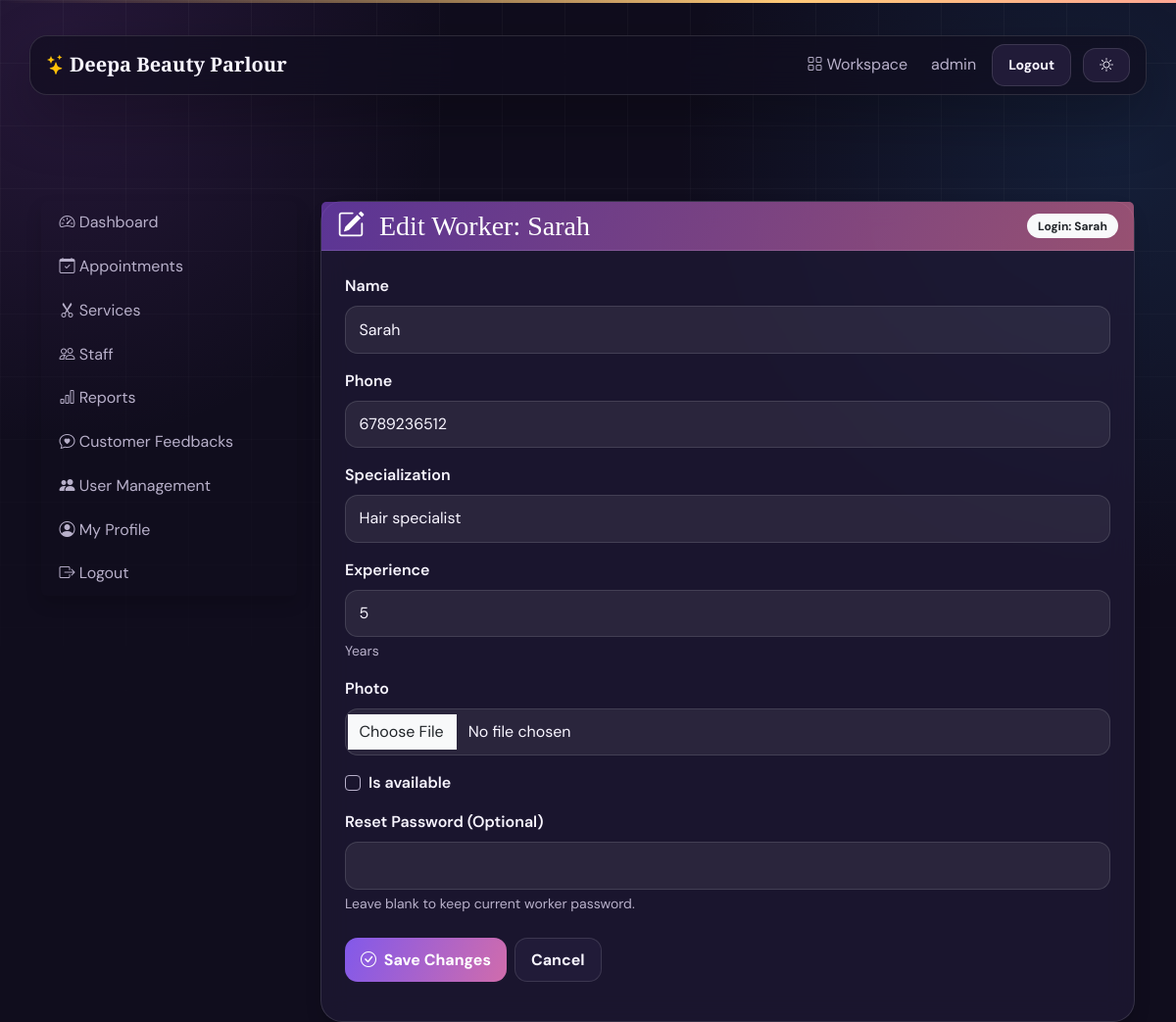
The app's page /owner/staff/1/edit/ (signed in) with its own data.
### accounts/models.py (models this page shows, shortened)
class User(AbstractUser):
    class Role(models.TextChoices):
        CUSTOMER = "CUSTOMER", "Customer"
        OWNER = "OWNER", "Salon Owner"
        STAFF = "STAFF", "Staff"
        SERVICE_MANAGER = "SERVICE_MANAGER", "Service Management"
        ADMIN = "ADMIN", "Admin"
    role = models.CharField(
        max_length=20,
        choices=Role.choices,
        default=Role.CUSTOMER
    )
    phone = models.CharField(max_length=15, blank=True)
    profile_image = models.ImageField(
        upload_to="profiles/",
        blank=True,
        null=True
    )
    created_at = models.DateTimeField(auto_now_add=True)

### salons/models.py (models this page shows, shortened)
class Staff(models.Model):
    user = models.OneToOneField(
        settings.AUTH_USER_MODEL,
        on_delete=models.SET_NULL,
        related_name="staff_profile",
        blank=True,
        null=True,
        help_text="Login account used by this staff member",
    )
    salon = models.ForeignKey(
        Salon,
        on_delete=models.CASCADE,
        related_name="staff_members"
    )
    name = models.CharField(max_length=100)
    phone = models.CharField(max_length=15)
    specialization = models.CharField(max_length=100)
    experience = models.PositiveIntegerField(
        help_text="Years"
    )
    photo = models.ImageField(
        upload_to="staff/",
        blank=True,
        null=True
    )
    is_available = models.BooleanField(default=True)

### owner/views.py (the view)
# urls.py: path("staff/<int:pk>/edit/", edit_staff, name="edit_staff"),
@owner_required
def edit_staff(request, pk):
    staff = get_object_or_404(scoped(request, Staff.objects.all()), pk=pk)
    from salons.forms import StaffEditForm
    form = StaffEditForm(request.POST or None, request.FILES or None, instance=staff)
    if request.method == "POST" and form.is_valid():
        form.save()
        messages.success(request, f"Worker '{staff.name}' details updated successfully.")
        return redirect("owner_staff")
    return render(request, "owner/edit_staff.html", {"form": form, "staff": staff})

### salons/forms.py (shortened to what this page needs)
class StaffEditForm(forms.ModelForm):
    new_password = forms.CharField(
        required=False,
        widget=forms.PasswordInput(attrs={"class": "form-control"}),
        help_text="Leave blank to keep current worker password.",
        label="Reset Password (Optional)"
    )
    class Meta:
        model = Staff
        fields = ["name", "phone", "specialization", "experience", "photo", "is_available"]
        widgets = {
            "name": forms.TextInput(attrs={"class": "form-control"}),
            "phone": forms.TextInput(attrs={"class": "form-control"}),
            "specialization": forms.TextInput(attrs={"class": "form-control"}),
            "experience": forms.NumberInput(attrs={"class": "form-control", "min": 0}),
            "photo": forms.FileInput(attrs={"class": "form-control", "accept": "image/*"}),
            "is_available": forms.CheckboxInput(attrs={"class": "form-check-input"}),
        }

### owner/views.py (called while the page is built, shortened)
def get_admin_salon(request):
    if hasattr(request.user, "salon"):
        return request.user.salon

def scoped(request, qs):
    salon = get_admin_salon(request)
    if salon and hasattr(qs.model, "salon"):
        return qs.filter(salon=salon)
    return qs

### templates/owner/edit_staff.html (shortened to what this page needs)
﻿{% extends "owner/base.html" %}
{% block owner_content %}
<div class="card shadow">
  <div class="card-header bg-primary text-white d-flex justify-content-between align-items-center">
    <h3 class="mb-0"><i class="bi bi-pencil-square me-2"></i> Edit Worker: {{ staff.name }}</h3>
    {% if staff.user %}
      <span class="badge bg-light text-dark">Login: {{ staff.user.username }}</span>
    {% endif %}
  </div>
  <div class="card-body p-4">
    <form method="post" enctype="multipart/form-data">
      {% for field in form %}
        <div class="mb-3">
          {% if field.field.widget.input_type == 'checkbox' %}
            <div class="form-check">
              {{ field }}
              <label class="form-check-label fw-semibold" for="{{ field.id_for_label }}">{{ field.label }}</label>
            </div>
          {% else %}
            <label class="form-label fw-semibold" for="{{ field.id_for_label }}">{{ field.label }}</label>
            {{ field }}
          {% endif %}
          {% if field.help_text %}
            <div class="form-text">{{ field.help_text }}</div>
          {% endif %}
        </div>
      {% endfor %}
      <div class="d-flex gap-2 mt-4">
        <button type="submit" class="btn btn-primary"><i class="bi bi-check-circle me-1"></i> Save Changes</button>
        <a href="{% url 'owner_staff' %}" class="btn btn-outline-secondary">Cancel</a>
      </div>
    </form>
  </div>
</div>
{% endblock %}

### templates/base.html (shortened to what this page needs)
<!doctype html>
<html lang="en" data-theme="dark"><head>
<link href="https://cdn.jsdelivr.net/npm/bootstrap@5.3.7/dist/css/bootstrap.min.css" rel="stylesheet"><link href="https://cdn.jsdelivr.net/npm/bootstrap-icons@1.11.3/font/bootstrap-icons.min.css" rel="stylesheet"><link href="https://unpkg.com/aos@2.3.4/dist/aos.css" rel="stylesheet">
</head>
<body><nav class="navbar navbar-expand-lg navbar-dark px-3"><a class="navbar-brand fw-bold" href="{% url 'home' %}"><i class="bi bi-stars me-1 text-warning"></i>Deepa Beauty Parlour</a><div class="collapse navbar-collapse" id="mainNav"><div class="navbar-nav ms-auto align-items-lg-center gap-lg-2">{% if user.is_authenticated %}<a class="nav-link" href="{% url 'dashboard' %}"><i class="bi bi-grid me-1"></i>Workspace</a><a class="nav-link" href="{% url 'profile' %}">{{ user.username }}</a><a href="{% url 'logout' %}" class="btn btn-outline-secondary btn-sm">Logout</a>{% else %}<a class="nav-link" href="{% url 'login' %}">Login</a><a href="{% url 'register' %}" class="btn btn-primary btn-sm">Get started</a>{% endif %}<button class="btn btn-outline-secondary btn-sm ms-lg-1" id="themeToggle" type="button" aria-label="Toggle colour theme"><i class="bi bi-sun"></i></button></div></div></nav><main class="container main-shell"><div data-aos="fade-up" data-aos-duration="550">{% block content %}{% endblock %}</div></main></body></html>

### templates/base.html (style rules this page uses)
:root { --bg:#100d1d;--bg-soft:#18142a;--surface:rgba(31,25,53,.72);--surface-solid:#211b38;--ink:#f8f5ff;--muted:#b8b0ca;--line:rgba(255,255,255,.12);--primary:#ab75ff;--gold:#ffc978;--pink:#ff86ae;--shadow:0 22px 60px rgba(0,0,0,.28) }
* { box-sizing:border-box }
html { scroll-behavior:smooth }
body { min-height:100vh;background:radial-gradient(circle at 5% 5%,#703b963d,transparent 25rem),radial-gradient(circle at 95% 15%,#286cae30,transparent 28rem),var(--bg);color:var(--ink);font-family:"DM Sans",sans-serif;overflow-x:hidden }
body:before { content:"";position:fixed;inset:0;pointer-events:none;opacity:.3;background-image:linear-gradient(var(--line) 1px,transparent 1px),linear-gradient(90deg,var(--line) 1px,transparent 1px);background-size:64px 64px;mask-image:linear-gradient(to bottom,#000,transparent 80%) }
.navbar { background:rgba(17,13,31,.7)!important;backdrop-filter:blur(18px);border:1px solid var(--line);border-radius:18px;margin:12px auto;width:min(1140px,calc(100% - 24px));box-shadow:var(--shadow) }
.navbar-brand,.page-title,h1,h2,h3 { font-family:"Playfair Display",serif }
.navbar-brand { color:var(--ink)!important }
.nav-link { color:var(--muted)!important }
.main-shell { padding-top:6rem }
.card { background:var(--surface);border:1px solid var(--line);border-radius:22px;box-shadow:var(--shadow);color:var(--ink);backdrop-filter:blur(14px);transition:transform .25s ease,border-color .25s ease,box-shadow .25s ease }
.card-header { background:linear-gradient(110deg,#7d45c9aa,#d66d92aa)!important;border-bottom:1px solid var(--line)!important;color:white!important }
.text-muted,.form-text,small { color:var(--muted)!important }
.btn { border-radius:13px;padding:.62rem 1rem;font-weight:700;border:0;transition:.2s transform,.2s box-shadow;position:relative;overflow:hidden }
.btn-primary,.btn-success { background:linear-gradient(110deg,#8259ea,#d06cac)!important;color:white }
.btn-secondary,.btn-outline-secondary { background:var(--surface-solid);color:var(--ink);border:1px solid var(--line) }
.form-control,.form-select { background:rgba(255,255,255,.07);border:1px solid var(--line);border-radius:13px;color:var(--ink);padding:.7rem .85rem }
.form-check-input { background-color:transparent;border-color:var(--muted) }
.badge { border-radius:99px;padding:.42rem .7rem }

### records on screen
User: username "admin"
Staff: name "Sarah", user.username "Sarah", form "Sarah" "6789236512" "Hair specialist" "5"

### other values on screen
{{ field.label }} "Name" "Phone" "Specialization" "Experience" "Photo" "Reset Password (Optional)"
{{ field.help_text }} "Years" "Leave blank to keep current worker password."
{{ field.label }} "Is available"
